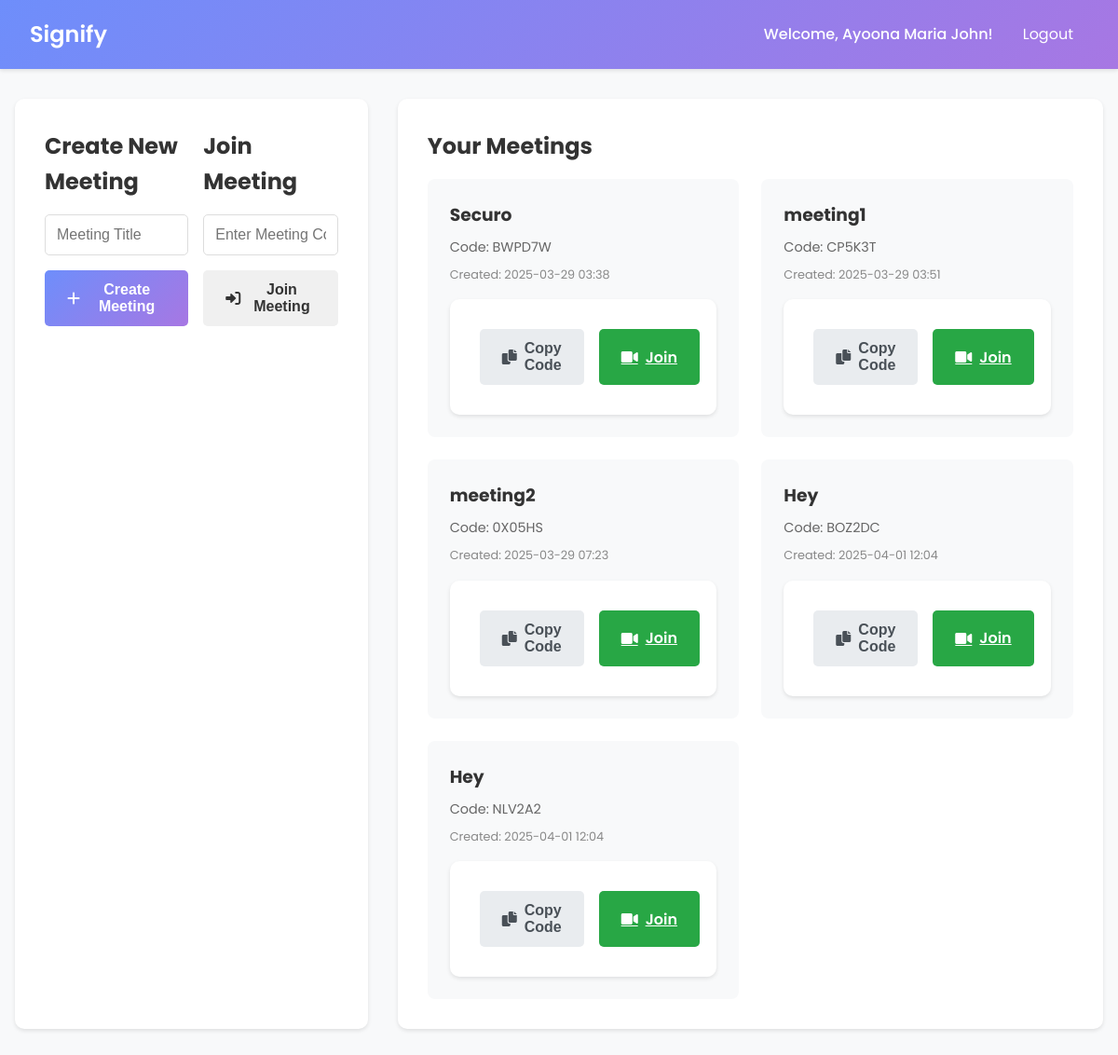
The page /dashboard (signed in) on the database its author committed.
### app.py (models this page shows, shortened)
class User(UserMixin, db.Model):
    id = db.Column(db.Integer, primary_key=True)
    username = db.Column(db.String(80), unique=True, nullable=False)
    email = db.Column(db.String(120), unique=True, nullable=False)
    password_hash = db.Column(db.String(120), nullable=False)
    meetings = db.relationship('Meeting', backref='host', lazy=True)

class Meeting(db.Model):
    id = db.Column(db.Integer, primary_key=True)
    meeting_code = db.Column(db.String(10), unique=True, nullable=False)
    title = db.Column(db.String(100), nullable=False)
    host_id = db.Column(db.Integer, db.ForeignKey('user.id'), nullable=False)
    created_at = db.Column(db.DateTime, default=db.func.current_timestamp())

### app.py (the view)
@app.route('/dashboard')
@login_required
def dashboard():
    meetings = Meeting.query.filter_by(host_id=current_user.id).all()
    return render_template('dashboard.html', meetings=meetings)

### app.py (called while the page is built)
@login_manager.user_loader
def load_user(user_id):
    return User.query.get(int(user_id))

### templates/dashboard.html (shortened to what this page needs)
<!DOCTYPE html>
<html lang="en">
<head>
    <link rel="stylesheet" href="{{ url_for('static', filename='css/style.css') }}">
    <link rel="stylesheet" href="{{ url_for('static', filename='css/dashboard.css') }}">
    <link href="https://cdnjs.cloudflare.com/ajax/libs/font-awesome/6.0.0/css/all.min.css" rel="stylesheet">
</head>
<body>
    <nav class="navbar">
        <div class="nav-brand">
            <a href="{{ url_for('dashboard') }}">Signify</a>
        </div>
        <div class="nav-menu">
            <span class="welcome-text">Welcome, {{ current_user.username }}!</span>
            <a href="{{ url_for('logout') }}" class="nav-link">Logout</a>
        </div>
    </nav>
    <div class="dashboard-container">
        <div class="dashboard-grid">
            <div class="meeting-actions">
                <div class="create-meeting">
                    <h2>Create New Meeting</h2>
                    <form action="{{ url_for('create_meeting') }}" method="POST">
                        <div class="form-group">
                            <input type="text" name="title" placeholder="Meeting Title" required>
                        </div>
                        <button type="submit" class="btn primary-btn">
                            <i class="fas fa-plus"></i> Create Meeting
                        </button>
                    </form>
                </div>
                <div class="join-meeting">
                    <h2>Join Meeting</h2>
                    <form action="{{ url_for('join_meeting') }}" method="POST">
                        <div class="form-group">
                            <input type="text" name="meeting_code" placeholder="Enter Meeting Code" required>
                        </div>
                        <button type="submit" class="btn secondary-btn">
                            <i class="fas fa-sign-in-alt"></i> Join Meeting
                        </button>
                    </form>
                </div>
            </div>
            <div class="meetings-list">
                <h2>Your Meetings</h2>
                {% if meetings %}
                    <div class="meetings-grid">
                        {% for meeting in meetings %}
                            <div class="meeting-card">
                                <h3>{{ meeting.title }}</h3>
                                <p class="meeting-code">Code: {{ meeting.meeting_code }}</p>
                                <p class="meeting-date">Created: {{ meeting.created_at.strftime('%Y-%m-%d %H:%M') }}</p>
                                <div class="meeting-actions">
                                    <button class="btn copy-btn" onclick="copyMeetingCode('{{ meeting.meeting_code }}')">
                                        <i class="fas fa-copy"></i> Copy Code
                                    </button>
                                    <a href="{{ url_for('meeting', code=meeting.meeting_code) }}" class="btn join-btn">
                                        <i class="fas fa-video"></i> Join
                                    </a>
                                </div>
                            </div>
                        {% endfor %}
                    </div>
                {% else %}
                    <p class="no-meetings">You haven't created any meetings yet.</p>
                {% endif %}
            </div>
        </div>
    </div>
</body>
</html>

### static/css/style.css (style rules this page uses)
* { margin: 0; padding: 0; box-sizing: border-box; }
body { font-family: 'Poppins', sans-serif; line-height: 1.6; color: #333; background-color: #f8f9fa; }
.navbar { display: flex; justify-content: space-between; align-items: center; padding: 20px 0; background-color: transparent; }
.btn { padding: 12px 30px; border-radius: 30px; font-size: 1rem; font-weight: 600; cursor: pointer; transition: transform 0.3s ease, box-shadow 0.3s ease; }
.primary-btn { background: linear-gradient(45deg, #6c5ce7, #a8e6cf); border: none; color: white; }
.secondary-btn { background: transparent; border: 2px solid #6c5ce7; color: #6c5ce7; }

### static/css/dashboard.css (style rules this page uses)
.navbar { background: linear-gradient(135deg, #6e8efb, #a777e3); padding: 1rem 2rem; display: flex; justify-content: space-between; align-items: center; box-shadow: 0 2px 4px rgba(0, 0, 0, 0.1); }
.nav-brand a { color: white; text-decoration: none; font-size: 1.5rem; font-weight: 600; }
.nav-menu { display: flex; align-items: center; gap: 1rem; }
.welcome-text { color: white; font-weight: 500; }
.nav-link { color: white; text-decoration: none; padding: 0.5rem 1rem; border-radius: 5px; transition: background-color 0.3s; }
.dashboard-container { max-width: 1200px; margin: 2rem auto; padding: 0 1rem; }
.dashboard-grid { display: grid; grid-template-columns: 1fr 2fr; gap: 2rem; }
.meeting-actions { background: white; border-radius: 10px; padding: 2rem; box-shadow: 0 2px 4px rgba(0, 0, 0, 0.1); }
.create-meeting, .join-meeting { margin-bottom: 2rem; }
h2 { color: #333; margin-bottom: 1rem; }
.form-group { margin-bottom: 1rem; }
input[type="text"] { width: 100%; padding: 0.75rem; border: 1px solid #ddd; border-radius: 5px; font-size: 1rem; }
.btn { display: inline-flex; align-items: center; gap: 0.5rem; padding: 0.75rem 1.5rem; border: none; border-radius: 5px; cursor: pointer; font-size: 1rem; transition: transform 0.2s; }
.primary-btn { background: linear-gradient(135deg, #6e8efb, #a777e3); color: white; }
.secondary-btn { background: #f0f0f0; color: #333; }
.meetings-list { background: white; border-radius: 10px; padding: 2rem; box-shadow: 0 2px 4px rgba(0, 0, 0, 0.1); }
.meetings-grid { display: grid; grid-template-columns: repeat(auto-fill, minmax(300px, 1fr)); gap: 1.5rem; margin-top: 1rem; }
.meeting-card { background: #f8f9fa; border-radius: 8px; padding: 1.5rem; transition: transform 0.2s; }
.meeting-card h3 { color: #333; margin-bottom: 0.5rem; }
.meeting-code { color: #666; font-size: 0.9rem; margin-bottom: 0.5rem; }
.meeting-date { color: #888; font-size: 0.8rem; margin-bottom: 1rem; }
.meeting-actions { display: flex; gap: 1rem; }
.copy-btn { background: #e9ecef; color: #495057; }
.join-btn { background: #28a745; color: white; }

### rows shown on the page
User: username "Ayoona Maria John"
Meeting: title "Securo", meeting_code "BWPD7W", created_at "2025-03-29 03:38"
Meeting: title "meeting1", meeting_code "CP5K3T", created_at "2025-03-29 03:51"
Meeting: title "meeting2", meeting_code "0X05HS", created_at "2025-03-29 07:23"
Meeting: title "Hey", meeting_code "BOZ2DC", created_at "2025-04-01 12:04"
Meeting: title "Hey", meeting_code "NLV2A2", created_at "2025-04-01 12:04"
